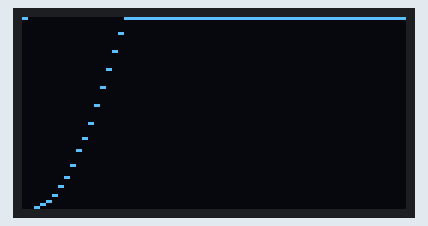
Simulated run of this sketch. Board: Arduino Uno, built with avr-gcc and run on an emulated ATmega328P. Shown: 128×64 one-colour display. What the sketch prints to the serial monitor is not drawn.

Above: at 0.81 s.
At 9.76 s:
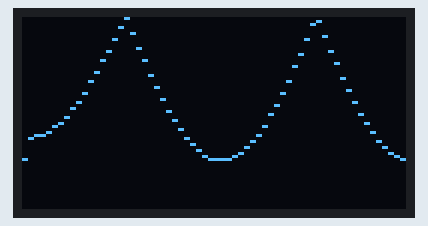
At 11.23 s:
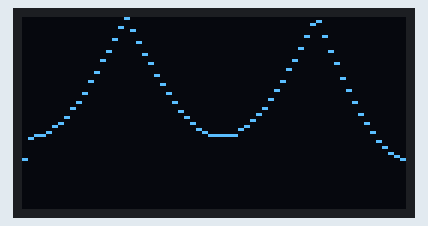
At 15.7 s:
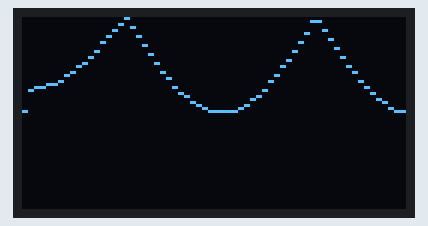
At 18.69 s:
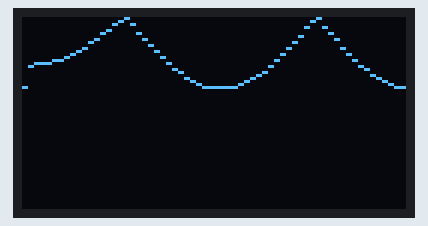
At 24.62 s:
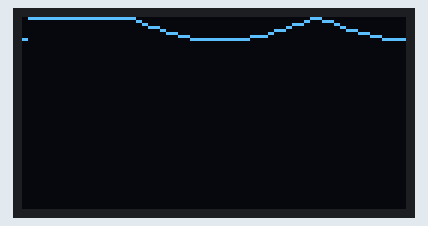

The sketch:

GraphicsTest.ino
```cpp
//VERY GOOD REF HERE: http://arduino-er.blogspot.com/2015/04/display-waveform-on-mini-oled-with.html

#include <Arduino.h>
#include <SPI.h>
#include <U8g2lib.h>

#define DT 50 // Loop sleep time (ms)
#define CYCLE 127

U8G2_SH1106_128X64_NONAME_1_HW_I2C u8g2(U8G2_R0, /* reset=*/ U8X8_PIN_NONE);

int count=0;
byte x;
byte escala=32;

byte y[128];

void setup(void) {
  Serial.begin(115200);
  u8g2.begin();
}

void drawY(){
  u8g2.drawPixel(0, y[0]);
  for(int i=1; i<CYCLE+1; i++){
      u8g2.drawPixel(i, y[i]);
      //u8g.drawLine(i-1, y[i-1], i, y[i]);
  }
}
unsigned long time;
void loop(void) {
    float flux = fabs(cos(2.0 * 3.1416 * ((float)(count) / ((float) CYCLE) ))) * 2* escala;
	count +=2;

  if (count >127){
    count=0;
   escala-=4;
  }

  y[count  ]=byte(flux);
  y[count+1]=byte(flux);

  int incoming = Serial.available();


  time=millis();
  u8g2.firstPage();
  do {
    //u8g2.drawPixel(126,20);
    u8g2.drawPixel(byte (count), byte(flux) );
    drawY();
  } while ( u8g2.nextPage() );
  Serial.println("elaspsed time: ");Serial.println(millis()-time);
//  /delay(30);


}
```
